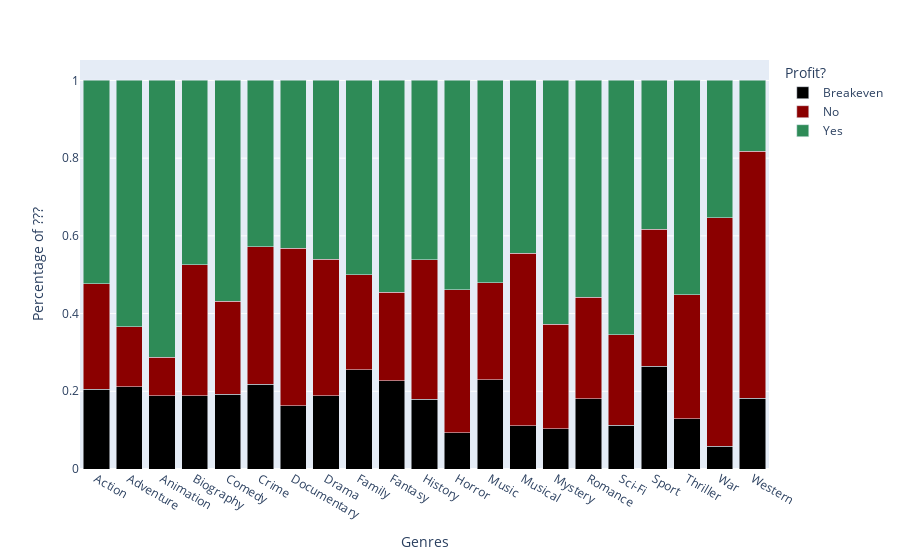

Notebook code cell kept with this figure:
### Code cell
df_stacked = profit_genreDF.groupby(['genres', 'Profit?']).size().reset_index(name='counts')
df_stacked['counts'] = df_stacked.groupby('genres')['counts'].apply(lambda x: x/x.sum())
df_stacked.head()
df_green = df_stacked[df_stacked['Profit?'] == 'Yes']
df_stacked.head(20)
genreProfitStacked = px.bar(df_stacked, x = 'genres', y = 'counts', color = 'Profit?', barmode = 'stack', color_discrete_map = {'Breakeven': 'black', 'Yes':'seagreen','No':'darkred'})
genreProfitStacked.update_layout(yaxis_title='Movie Profitability Rate' xaxis_title='Genres')

### Figure 1 — Plotly figure (JSON) as saved in the notebook; plotly's stock layout.template omitted (floating-point values rounded to 4 significant figures)
{"data": [{"alignmentgroup": "True", "hovertemplate": "Profit?=Breakeven<br>genres=%{x}<br>counts=%{y}<extra></extra>", "legendgroup": "Breakeven", "marker": {"color": "black"}, "name": "Breakeven", "offsetgroup": "Breakeven", "orientation": "v", "showlegend": true, "textposition": "auto", "type": "bar", "x": ["Action", "Adventure", "Animation", "Biography", "Comedy", "Crime", "Documentary", "Drama", "Family", "Fantasy", "History", "Horror", "Music", "Musical", "Mystery", "Romance", "Sci-Fi", "Sport", "Thriller", "War", "Western"], "xaxis": "x", "y": [0.2058, 0.2114, 0.1881, 0.188, 0.1926, 0.2179, 0.1622, 0.1887, 0.2553, 0.2276, 0.1795, 0.09341, 0.2292, 0.1111, 0.1032, 0.1809, 0.1128, 0.2647, 0.1293, 0.05882, 0.1818], "yaxis": "y"}, {"alignmentgroup": "True", "hovertemplate": "Profit?=No<br>genres=%{x}<br>counts=%{y}<extra></extra>", "legendgroup": "No", "marker": {"color": "darkred"}, "name": "No", "offsetgroup": "No", "orientation": "v", "showlegend": true, "textposition": "auto", "type": "bar", "x": ["Action", "Adventure", "Animation", "Biography", "Comedy", "Crime", "Documentary", "Drama", "Family", "Fantasy", "History", "Horror", "Music", "Musical", "Mystery", "Romance", "Sci-Fi", "Sport", "Thriller", "War", "Western"], "xaxis": "x", "y": [0.2707, 0.1543, 0.09901, 0.3383, 0.2393, 0.3547, 0.4054, 0.3512, 0.2447, 0.2276, 0.359, 0.3681, 0.25, 0.4444, 0.2698, 0.2606, 0.2331, 0.3529, 0.3194, 0.5882, 0.6364], "yaxis": "y"}, {"alignmentgroup": "True", "hovertemplate": "Profit?=Yes<br>genres=%{x}<br>counts=%{y}<extra></extra>", "legendgroup": "Yes", "marker": {"color": "seagreen"}, "name": "Yes", "offsetgroup": "Yes", "orientation": "v", "showlegend": true, "textposition": "auto", "type": "bar", "x": ["Action", "Adventure", "Animation", "Biography", "Comedy", "Crime", "Documentary", "Drama", "Family", "Fantasy", "History", "Horror", "Music", "Musical", "Mystery", "Romance", "Sci-Fi", "Sport", "Thriller", "War", "Western"], "xaxis": "x", "y": [0.5235, 0.6343, 0.7129, 0.4737, 0.5681, 0.4274, 0.4324, 0.4601, 0.5, 0.5447, 0.4615, 0.5385, 0.5208, 0.4444, 0.627, 0.5585, 0.6541, 0.3824, 0.5513, 0.3529, 0.1818], "yaxis": "y"}], "layout": {"barmode": "stack", "legend": {"title": {"text": "Profit?"}, "tracegroupgap": 0}, "margin": {"t": 60}, "xaxis": {"anchor": "y", "domain": [0, 1], "title": {"text": "Genres"}}, "yaxis": {"anchor": "x", "domain": [0, 1], "title": {"text": "Percentage of ???"}}}}
